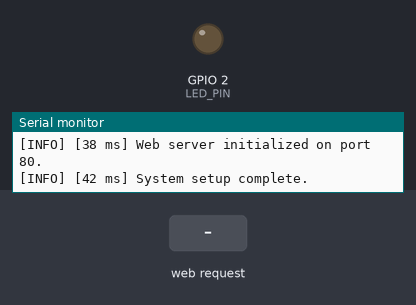
Bench run of a program on a simulated ESP32. Shown: output pins drawn as LEDs (lit = HIGH), the last lines printed to the serial monitor. The inputs (shaded band) are chosen by the test bench. Storage starts empty.

Above: at 1.2 s.
1.3 s: HTTP request GET /toggle received
At 1.7 s:
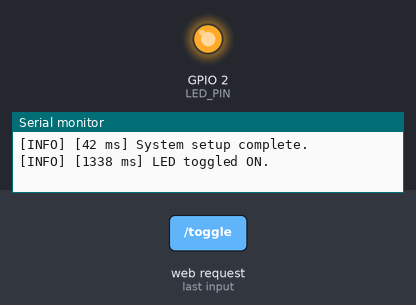
Timing chart, 0 to 4.3 s (numbered marks = the images above; inputs shaded):
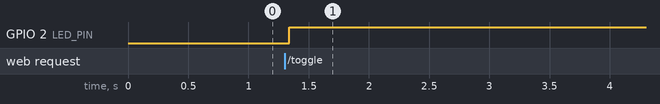

The program:

main.cpp
```cpp
#include "config.h"
#include "logger.h"
#include "mdns_manager.h"
#include "web_server/web_server.h"
#include "wifi_manager.h"
#include <Arduino.h>

void setup() {
  Serial.begin(115200);

  // Initialize WiFi
  setupWiFi();

  // Initialize mDNS
  setupMDNS(HOST_NAME);

  // Start web server
  setupWebServer();

  logInfo("System setup complete.");
}

void loop() {
  // Add periodic tasks here if needed
  delay(10); // Small delay to avoid unnecessary CPU usage
}
```

web_server.cpp
```cpp
#include "web_server.h"
#include "config.h"
#include "logger.h"
#include <ESPAsyncWebServer.h>
#include <WiFi.h>

// Create an instance of the AsyncWebServer
AsyncWebServer server(80);

// Define the built-in LED pin (usually GPIO2 on ESP32)
const int LED_PIN = 2;

// Tracks the current state of the LED
bool isLedOn = false;

void initializeRoutes() {
  // Toggle route
  server.on("/toggle", HTTP_GET, [](AsyncWebServerRequest *request) {
    // Toggle the LED state
    isLedOn = !isLedOn;
    digitalWrite(LED_PIN, isLedOn ? HIGH : LOW);

    logInfo("LED toggled %s.", isLedOn ? "ON" : "OFF");

    // Send response
    String response = String("LED is now ") + (isLedOn ? "ON" : "OFF");
    request->send(200, "text/plain", response);
  });

  logInfo("Routes initialized.");
}


void setupWebServer() {
  // Initialize the LED pin
  pinMode(LED_PIN, OUTPUT);
  digitalWrite(LED_PIN, LOW); // Ensure the LED starts in the OFF state

  initializeRoutes();
  server.begin();
  logInfo("Web server initialized on port 80.");
}
```

web_server.h
```cpp
#ifndef WEB_SERVER_H
#define WEB_SERVER_H

void setupWebServer(); // Function to initialize and start the web server

#endif
```

config.h
```cpp
#ifndef CONFIG_H
#define CONFIG_H

// Configuration constants
#define HOST_NAME "bitacora"
#define BASE_URL "http://bitacora.local/"
#define WIFI_TIMEOUT_MS 20000 // Timeout in milliseconds

// Ensure HOST_NAME is defined
#ifndef HOST_NAME
#error "HOST_NAME is not defined in config.h"
#endif

#endif
```

Measured:
- after the input at 1.3 s, GPIO 2 (LED_PIN): LOW → HIGH at once
